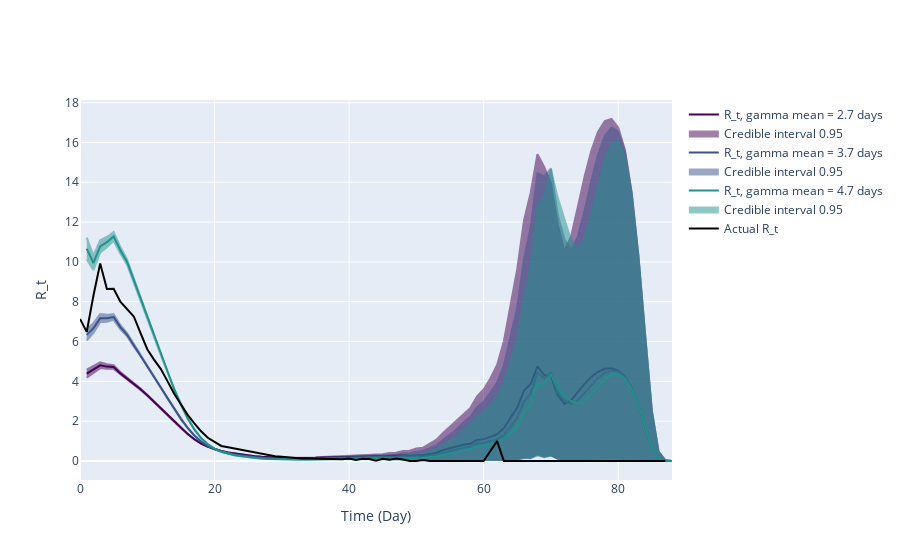

This figure's notebook cell:
### Markdown cell above
Given:

Original mean: $\mu = a \cdot b$
Original variance: $\sigma^2 = a \cdot b^2$
We want:

New mean: $\mu' = a' \cdot b' = \mu + 1$
New variance: $\sigma^2 = a' \cdot b'^2$
From the variance equation, we have: $[ a \cdot b^2 = a' \cdot b'^2 ]$

To find $a'$ and $b'$, we can use the following steps:

Express $a'$ in terms of $a$ and $b'$: $[ a' = \frac{a \cdot b^2}{b'^2} ]$

Substitute $a'$ into the new mean equation: [$ \left(\frac{a \cdot b^2}{b'^2}\right) \cdot b' = a \cdot b + 1 ]$

Simplify the equation: $[ \frac{a \cdot b^2 \cdot b'}{b'^2} = a \cdot b + 1 ] [ \frac{a \cdot b^2}{b'} = a \cdot b + 1 ]$

Solve for $b'$: $[ b' = \frac{a \cdot b^2}{a \cdot b + 1} ]$

Substitute $b'$ back to find $a'$: $[ a' = \frac{a \cdot b^2}{\left(\frac{a \cdot b^2}{a \cdot b + 1}\right)^2} ] [ a' = \frac{a \cdot b^2 \cdot (a \cdot b + 1)^2}{a^2 \cdot b^4} ] [ a' = \frac{(a \cdot b + 1)^2}{a \cdot b^2} ]$

So, the new parameters $a'$ and $b'$ are: $[ a' = \frac{(a \cdot b + 1)^2}{a \cdot b^2} ] [ b' = \frac{a \cdot b^2}{a \cdot b + 1} ]$

These adjustments will shift the mean of the distribution by 1 without changing the variance.

### Code cell
# Use incidence data to predict R_t value
theta = incidences_true_r1
end_time_point = len(theta)

a = gamma_a; b = gamma_scale
gamma_shape_list = [(a*b-1)**2/(a*b*b), a, (a*b+1)**2/(a*b*b)]
gamma_scale_list = [(a*b*b)/(a*b-1), b, (a*b*b)/(a*b+1)]

inc_data_r1 = pd.DataFrame(
    {
        'Time': np.arange(len(theta)-2),
        'Incidence Number': incidences_true_r1[2:len(theta)]
    }
)

intervals_list = []
for shape, scale in zip(gamma_shape_list, gamma_scale_list):
    gamma_pdf = gamma.pdf(x, shape, gamma_loc, scale)
    inference = branchpro.BranchProPosterior(
        inc_data=inc_data_r1,
        daily_serial_interval=gamma_pdf,
        alpha=prior_a,
        beta=prior_b)

    inference.run_inference(tau=tau)
    intervals = inference.get_intervals(central_prob=.95)
    intervals_list.append(intervals)

fig = plot_multi_rt_fig(intervals_list, true_rt_r1[2:-1], gamma_pdf, end_time_point)

n = 0
for i, handle in enumerate(fig.figure['data']):
    if handle['name'].startswith('Estimated'):
        mean_val = gamma_shape_list[n]*gamma_scale_list[n]
        handle['name'] = f'R_t, gamma mean = {mean_val:.2g} days'
        n += 1

pio.write_image(fig.figure, 'kg_inference_plots/predicted_vs_true_rt_r1_multi.png')  
fig.show_figure()

### Figure 1 — Plotly figure (JSON) as saved in the notebook; plotly's stock layout.template omitted (floating-point values rounded to 4 significant figures; data arrays with more than 128 entries replaced by an {"elided": "..."} marker saying what was removed)
{"data": [{"line": {"color": "#440154"}, "mode": "lines", "name": "R_t, gamma mean = 2.7 days", "type": "scatter", "x": [1, 2, 3, 4, 5, 6, 7, 8, 9, 10, 11, 12, 13, 14, 15, 16, 17, 18, 19, 20, 21, 22, 23, 24, 25, 26, 27, 28, 29, 30, 31, 32, 33, 34, 35, 36, 37, 38, 39, 40, 41, 42, 43, 44, 45, 46, 47, 48, 49, 50, 51, 52, 53, 54, 55, 56, 57, 58, 59, 60, 61, 62, 63, 64, 65, 66, 67, 68, 69, 70, 71, 72, 73, 74, 75, 76, 77, 78, 79, 80, 81, 82, 83, 84, 85, 86, 87, 88], "y": [4.384, 4.596, 4.808, 4.741, 4.719, 4.4, 4.145, 3.875, 3.605, 3.299, 2.979, 2.657, 2.315, 1.98, 1.659, 1.353, 1.092, 0.8778, 0.7155, 0.5906, 0.5015, 0.4283, 0.3717, 0.3201, 0.2793, 0.2392, 0.2093, 0.1823, 0.1661, 0.1534, 0.1486, 0.1459, 0.1484, 0.1537, 0.1626, 0.1793, 0.1899, 0.2089, 0.213, 0.2275, 0.2348, 0.2403, 0.2377, 0.2368, 0.2248, 0.2498, 0.2381, 0.2829, 0.2593, 0.2969, 0.2839, 0.3642, 0.4136, 0.5536, 0.6488, 0.7207, 0.8124, 0.865, 1.055, 1.098, 1.217, 1.34, 1.647, 2.188, 2.688, 3.537, 3.864, 4.751, 4.32, 4.259, 3.314, 2.866, 3.058, 3.457, 3.871, 4.224, 4.481, 4.629, 4.657, 4.542, 4.237, 3.662, 2.802, 1.719, 0.6852, 0.1265, 0.00805, 0.0]}, {"fill": "toself", "fillcolor": "#440154", "line": {"color": "#440154"}, "mode": "lines", "name": "Credible interval 0.95", "opacity": 0.5, "showlegend": true, "type": "scatter", "x": {"elided": "176 int values"}, "y": {"elided": "176 float values"}}, {"line": {"color": "#3b528b"}, "mode": "lines", "name": "R_t, gamma mean = 3.7 days", "type": "scatter", "x": [1, 2, 3, 4, 5, 6, 7, 8, 9, 10, 11, 12, 13, 14, 15, 16, 17, 18, 19, 20, 21, 22, 23, 24, 25, 26, 27, 28, 29, 30, 31, 32, 33, 34, 35, 36, 37, 38, 39, 40, 41, 42, 43, 44, 45, 46, 47, 48, 49, 50, 51, 52, 53, 54, 55, 56, 57, 58, 59, 60, 61, 62, 63, 64, 65, 66, 67, 68, 69, 70, 71, 72, 73, 74, 75, 76, 77, 78, 79, 80, 81, 82, 83, 84, 85, 86, 87, 88], "y": [6.337, 6.675, 7.172, 7.169, 7.23, 6.723, 6.341, 5.806, 5.323, 4.784, 4.243, 3.701, 3.144, 2.616, 2.118, 1.662, 1.281, 0.9769, 0.7519, 0.5861, 0.4723, 0.3851, 0.3214, 0.2677, 0.2269, 0.1891, 0.1613, 0.1371, 0.1221, 0.1106, 0.1056, 0.103, 0.1046, 0.1088, 0.116, 0.1293, 0.1385, 0.1545, 0.1598, 0.1729, 0.1796, 0.1847, 0.1831, 0.1823, 0.1722, 0.1899, 0.1792, 0.2133, 0.1947, 0.2238, 0.2127, 0.2699, 0.3068, 0.4089, 0.4971, 0.562, 0.6675, 0.7155, 0.8799, 0.9051, 1.006, 1.094, 1.318, 1.746, 2.161, 2.994, 3.382, 4.444, 4.164, 4.421, 3.437, 3.03, 2.87, 3.05, 3.407, 3.81, 4.168, 4.426, 4.541, 4.483, 4.211, 3.652, 2.799, 1.719, 0.685, 0.1264, 0.00805, 0.0]}, {"fill": "toself", "fillcolor": "#3b528b", "line": {"color": "#3b528b"}, "mode": "lines", "name": "Credible interval 0.95", "opacity": 0.5, "showlegend": true, "type": "scatter", "x": {"elided": "176 int values"}, "y": {"elided": "176 float values"}}, {"line": {"color": "#21918c"}, "mode": "lines", "name": "R_t, gamma mean = 4.7 days", "type": "scatter", "x": [1, 2, 3, 4, 5, 6, 7, 8, 9, 10, 11, 12, 13, 14, 15, 16, 17, 18, 19, 20, 21, 22, 23, 24, 25, 26, 27, 28, 29, 30, 31, 32, 33, 34, 35, 36, 37, 38, 39, 40, 41, 42, 43, 44, 45, 46, 47, 48, 49, 50, 51, 52, 53, 54, 55, 56, 57, 58, 59, 60, 61, 62, 63, 64, 65, 66, 67, 68, 69, 70, 71, 72, 73, 74, 75, 76, 77, 78, 79, 80, 81, 82, 83, 84, 85, 86, 87, 88], "y": [10.66, 9.948, 10.78, 10.99, 11.28, 10.59, 9.995, 9.077, 8.177, 7.217, 6.282, 5.366, 4.449, 3.604, 2.83, 2.143, 1.585, 1.152, 0.8391, 0.6173, 0.4701, 0.3638, 0.2899, 0.2321, 0.1901, 0.1538, 0.1275, 0.1054, 0.09145, 0.08077, 0.07554, 0.07243, 0.07281, 0.07535, 0.08031, 0.08991, 0.09706, 0.1094, 0.1147, 0.1257, 0.1323, 0.1372, 0.1369, 0.1368, 0.1294, 0.1425, 0.1336, 0.1582, 0.1438, 0.1652, 0.1575, 0.1997, 0.2279, 0.3037, 0.3762, 0.4347, 0.5348, 0.5913, 0.7308, 0.7556, 0.8326, 0.9029, 1.071, 1.4, 1.716, 2.426, 2.821, 3.889, 3.861, 4.339, 3.659, 3.302, 3.008, 2.885, 3.038, 3.369, 3.757, 4.104, 4.326, 4.359, 4.148, 3.624, 2.787, 1.715, 0.684, 0.1263, 0.008045, 0.0]}, {"fill": "toself", "fillcolor": "#21918c", "line": {"color": "#21918c"}, "mode": "lines", "name": "Credible interval 0.95", "opacity": 0.5, "showlegend": true, "type": "scatter", "x": {"elided": "176 int values"}, "y": {"elided": "176 float values"}}, {"line": {"color": "black"}, "mode": "lines", "name": "Actual R_t", "type": "scatter", "x": [0, 1, 2, 3, 4, 5, 6, 7, 8, 9, 10, 11, 12, 13, 14, 15, 16, 17, 18, 19, 20, 21, 22, 23, 24, 25, 26, 27, 28, 29, 30, 31, 32, 33, 34, 35, 36, 37, 38, 39, 40, 41, 42, 43, 44, 45, 46, 47, 48, 49, 50, 51, 52, 53, 54, 55, 56, 57, 58, 59, 60, 61, 62, 63, 64, 65, 66, 67, 68, 69, 70, 71, 72, 73, 74, 75, 76, 77, 78, 79, 80, 81, 82, 83, 84, 85, 86, 87, 88, 89, 90], "y": [7.138, 6.487, 8.313, 9.921, 8.645, 8.647, 8.004, 7.646, 7.26, 6.421, 5.615, 5.091, 4.63, 4.012, 3.375, 2.854, 2.315, 1.887, 1.491, 1.165, 0.9397, 0.7551, 0.696, 0.627, 0.5485, 0.5047, 0.4331, 0.3598, 0.2974, 0.2349, 0.2083, 0.1818, 0.1418, 0.1311, 0.1296, 0.121, 0.1027, 0.0902, 0.1179, 0.08353, 0.1293, 0.0559, 0.1117, 0.09615, 0.01802, 0.1087, 0.05797, 0.12, 0.07895, 0.0, 0.0, 0.05263, 0.0, 0.0, 0.0, 0.0, 0.0, 0.0, 0.0, 0.0, 0.0, 0.5, 1.0, 0.0, 0.0, 0.0, 0.0, 0.0, 0.0, 0.0, 0.0, 0.0, 0.0, 0.0, 0.0, 0.0, 0.0, 0.0, 0.0, 0.0, 0.0, 0.0, 0.0, 0.0, 0.0, 0.0, 0.0, 0.0]}], "layout": {"hovermode": "x unified", "xaxis": {"title": {"text": "Time (Day)"}}, "yaxis": {"title": {"text": "R_t"}}}}
